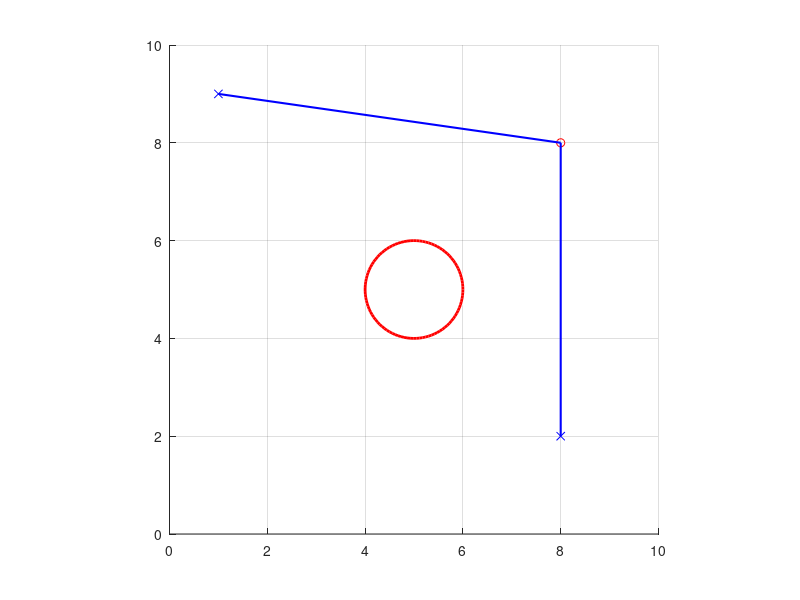

This figure's MATLAB source: (Note: this script raises an error after producing the figure.)
clear all;
close all;
pkg load optim;
pkg load image;

% Initial Situation

A = [1 9];
B = [8 2];
P = [8 8];

figure(1);
center = [5 5];
radius = 1;
xlim([0, 10]);
ylim([0, 10]);
grid on
axis square;

viscircles(center, radius, 'Color', 'r');
hold on
plot(A(1), A(2), 'x', 'Color', 'b');
plot(B(1), B(2), 'x', 'Color', 'b');
plot(P(1), P(2), 'o', 'Color', 'r');
plot([A(1) P(1)], [A(2) P(2)], 'Color', 'b', 'LineWidth', 1.5);
plot([P(1) B(1)], [P(2) B(2)], 'Color', 'b', 'LineWidth', 1.5);

% Optimisation Process

Lb = [0; 0];
Ub = [10; 10];
x0 = P;

options = optimset('Display', 'iter', 'TolX', 1*exp(-6), 'TolFun', 1*exp(-6), 'MaxIter', 100, 'MaxFunEvals', 300);
f = fmincon(@objective_min, x0, [], [], [], [], Lb, Ub, @constraints, options);


% Functions

function f = objective_max(x, A, B) 
    f = norm(A-x) + norm(x-B);
    f = -f;
end

function f = objective_min(x, A, B)
    f = norm(A-x) + norm(x-B);
end

function [g h] = constraints(x, A, B, center, radius)
    M = [A ; x ; B]; % Segments matrix
    n = 0:0.01:1; % Discretize
    for i=1:length(M)-1 % for all segments
        for j=1:length(n) % for all points discretize on those segments
            Xi = M(i,:) + n(j)*(M(i+1,:)-M(i,:));
            dist(j,1) = norm(Xi-center);
        end
        g(i)=radius-min(dist(:,1));
    end

    h=[];
end



